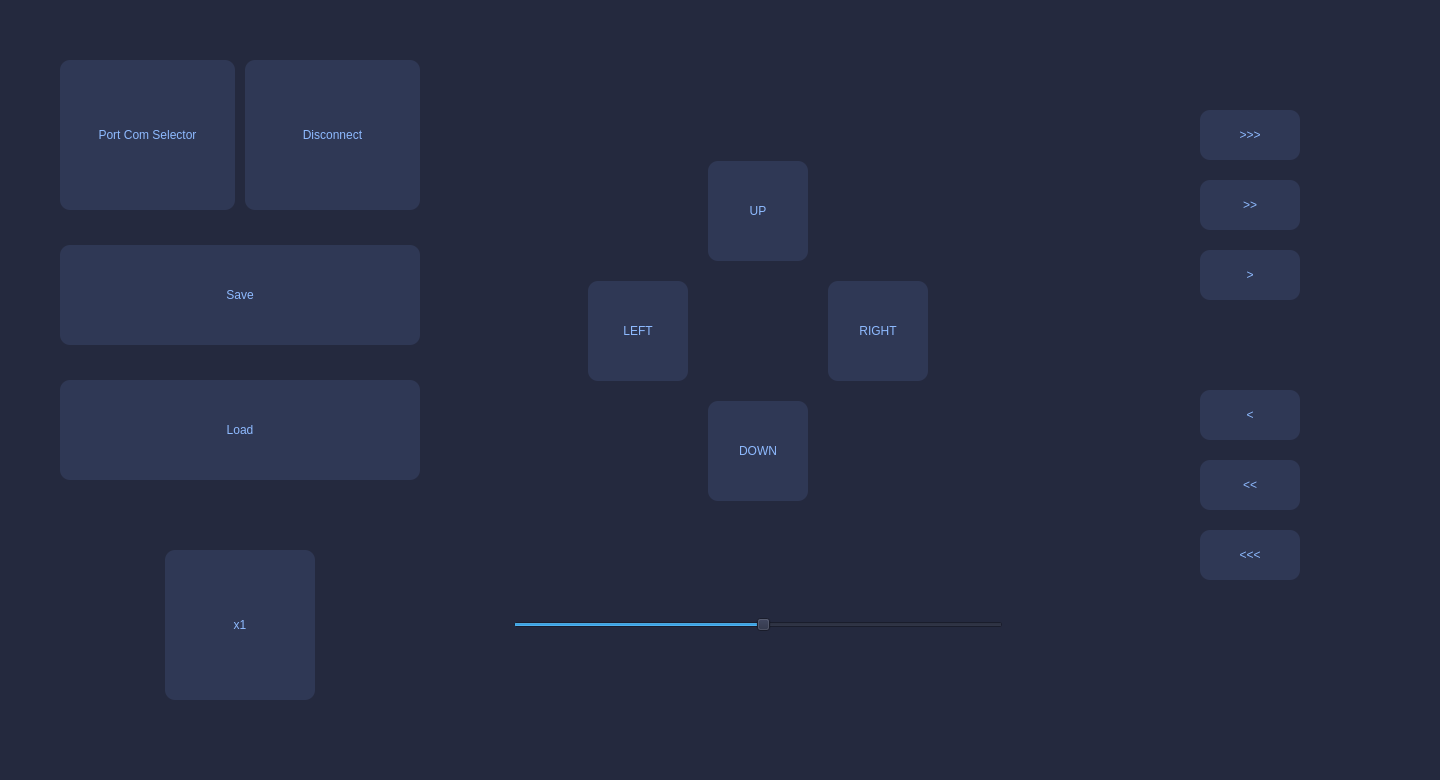
<?xml version="1.0" encoding="UTF-8"?>
<ui version="4.0">
    <class>IHM</class>
    <widget class="QMainWindow" name="IHM">
        <property name="geometry">
            <rect>
                <x>0</x>
                <y>0</y>
                <width>1440</width>
                <height>780</height>
            </rect>
        </property>
        <property name="windowTitle">
            <string>IHM</string>
        </property>
        <property name="styleSheet">
            <string notr="true">background-color: #24293e;</string>
        </property>
        <widget class="QWidget" name="centralwidget">
            <widget class="QPushButton" name="ComSelector">
                <property name="geometry">
                    <rect>
                        <x>60</x>
                        <y>60</y>
                        <width>175</width>
                        <height>150</height>
                    </rect>
                </property>
                <property name="focusPolicy">
                    <enum>Qt::ClickFocus</enum>
                </property>
                <property name="styleSheet">
                    <string notr="true">border-radius: 10px;
                        color: #8ebaff;
                        font: 700 12pt "Segoe UI";
                        background-color: #2f3855;
                        border-style: outset;
                    </string>
                </property>
                <property name="text">
                    <string>Port Com Selector</string>
                </property>
            </widget>
            <widget class="QPushButton" name="ConnectButton">
                <property name="geometry">
                    <rect>
                        <x>245</x>
                        <y>60</y>
                        <width>175</width>
                        <height>150</height>
                    </rect>
                </property>
                <property name="focusPolicy">
                    <enum>Qt::ClickFocus</enum>
                </property>
                <property name="styleSheet">
                    <string notr="true">border-radius: 10px;
                        color: #8ebaff;
                        font: 700 12pt "Segoe UI";
                        background-color: #2f3855;
                        border-style: outset;
                    </string>
                </property>
                <property name="text">
                    <string>Disconnect</string>
                </property>
            </widget>
            <widget class="QPushButton" name="Save">
                <property name="geometry">
                    <rect>
                        <x>60</x>
                        <y>245</y>
                        <width>360</width>
                        <height>100</height>
                    </rect>
                </property>
                <property name="focusPolicy">
                    <enum>Qt::ClickFocus</enum>
                </property>
                <property name="styleSheet">
                    <string notr="true">border-radius: 10px;
                        color: #8ebaff;
                        font: 700 12pt "Segoe UI";
                        background-color: #2f3855;
                        border-style: outset;
                    </string>
                </property>
                <property name="text">
                    <string>Save</string>
                </property>
            </widget>
            <widget class="QPushButton" name="Load">
                <property name="geometry">
                    <rect>
                        <x>60</x>
                        <y>380</y>
                        <width>360</width>
                        <height>100</height>
                    </rect>
                </property>
                <property name="focusPolicy">
                    <enum>Qt::ClickFocus</enum>
                </property>
                <property name="styleSheet">
                    <string notr="true">border-radius: 10px;
                        color: #8ebaff;
                        font: 700 12pt "Segoe UI";
                        background-color: #2f3855;
                        border-style: outset;
                    </string>
                </property>
                <property name="text">
                    <string>Load</string>
                </property>
            </widget>
            <widget class="QPushButton" name="zoomButton">
                <property name="geometry">
                    <rect>
                        <x>165</x>
                        <y>550</y>
                        <width>150</width>
                        <height>150</height>
                    </rect>
                </property>
                <property name="focusPolicy">
                    <enum>Qt::ClickFocus</enum>
                </property>
                <property name="styleSheet">
                    <string notr="true">border-radius: 10px;
                        color: #8ebaff;
                        font: 700 12pt "Segoe UI";
                        background-color: #2f3855;
                        border-style: outset;
                    </string>
                </property>
                <property name="text">
                    <string>x1</string>
                </property>
            </widget>
            <widget class="QSlider" name="horizontalSlider">
                <property name="geometry">
                    <rect>
                        <x>513</x>
                        <y>595</y>
                        <width>490</width>
                        <height>60</height>
                    </rect>
                </property>
                <property name="maximum">
                    <number>41</number>
                </property>
                <property name="value">
                    <number>21</number>
                </property>
                <property name="orientation">
                    <enum>Qt::Horizontal</enum>
                </property>
            </widget>
            <widget class="QPushButton" name="PositionL">
                <property name="geometry">
                    <rect>
                        <x>588</x>
                        <y>281</y>
                        <width>100</width>
                        <height>100</height>
                    </rect>
                </property>
                <property name="styleSheet">
                    <string notr="true">border-radius: 10px;
                        color: #8ebaff;
                        font: 700 12pt "Segoe UI";
                        background-color: #2f3855;
                        border-style: outset;
                    </string>
                </property>
                <property name="text">
                    <string>LEFT</string>
                </property>
            </widget>
            <widget class="QPushButton" name="PositionD">
                <property name="geometry">
                    <rect>
                        <x>708</x>
                        <y>401</y>
                        <width>100</width>
                        <height>100</height>
                    </rect>
                </property>
                <property name="styleSheet">
                    <string notr="true">border-radius: 10px;
                        color: #8ebaff;
                        font: 700 12pt "Segoe UI";
                        background-color: #2f3855;
                        border-style: outset;
                    </string>
                </property>
                <property name="text">
                    <string>DOWN</string>
                </property>
            </widget>
            <widget class="QPushButton" name="PositionU">
                <property name="geometry">
                    <rect>
                        <x>708</x>
                        <y>161</y>
                        <width>100</width>
                        <height>100</height>
                    </rect>
                </property>
                <property name="styleSheet">
                    <string notr="true">border-radius: 10px;
                        color: #8ebaff;
                        font: 700 12pt "Segoe UI";
                        background-color: #2f3855;
                        border-style: outset;
                    </string>
                </property>
                <property name="text">
                    <string>UP</string>
                </property>
            </widget>
            <widget class="QPushButton" name="PositionR">
                <property name="geometry">
                    <rect>
                        <x>828</x>
                        <y>281</y>
                        <width>100</width>
                        <height>100</height>
                    </rect>
                </property>
                <property name="styleSheet">
                    <string notr="true">border-radius: 10px;
                        color: #8ebaff;
                        font: 700 12pt "Segoe UI";
                        background-color: #2f3855;
                        border-style: outset;
                    </string>
                </property>
                <property name="text">
                    <string>RIGHT</string>
                </property>
            </widget>
            <widget class="QPushButton" name="FocusPB">
                <property name="geometry">
                    <rect>
                        <x>1200</x>
                        <y>110</y>
                        <width>100</width>
                        <height>50</height>
                    </rect>
                </property>
                <property name="styleSheet">
                    <string notr="true">border-radius: 10px;
                        color: #8ebaff;
                        font: 700 12pt "Segoe UI";
                        font: 700 12pt "Segoe UI";
                        background-color: #2f3855;
                        border-style: outset;
                    </string>
                </property>
                <property name="text">
                    <string>&gt;&gt;&gt;</string>
                </property>
            </widget>
            <widget class="QPushButton" name="FocusPM">
                <property name="geometry">
                    <rect>
                        <x>1200</x>
                        <y>180</y>
                        <width>100</width>
                        <height>50</height>
                    </rect>
                </property>
                <property name="styleSheet">
                    <string notr="true">border-radius: 10px;
                        color: #8ebaff;
                        font: 700 12pt "Segoe UI";

                        background-color: #2f3855;
                        border-style: outset;
                    </string>
                </property>
                <property name="text">
                    <string>&gt;&gt;</string>
                </property>
            </widget>
            <widget class="QPushButton" name="FocusPS">
                <property name="geometry">
                    <rect>
                        <x>1200</x>
                        <y>250</y>
                        <width>100</width>
                        <height>50</height>
                    </rect>
                </property>
                <property name="styleSheet">
                    <string notr="true">border-radius: 10px;
                        color: #8ebaff;
                        font: 700 12pt "Segoe UI";
                        background-color: #2f3855;
                        border-style: outset;
                    </string>
                </property>
                <property name="text">
                    <string>&gt;</string>
                </property>
            </widget>
            <widget class="QPushButton" name="FocusMM">
                <property name="geometry">
                    <rect>
                        <x>1200</x>
                        <y>460</y>
                        <width>100</width>
                        <height>50</height>
                    </rect>
                </property>
                <property name="styleSheet">
                    <string notr="true">border-radius: 10px;
                        color: #8ebaff;
                        font: 700 12pt "Segoe UI";
                        background-color: #2f3855;
                        border-style: outset;
                    </string>
                </property>
                <property name="text">
                    <string>&lt;&lt;</string>
                </property>
            </widget>
            <widget class="QPushButton" name="FocusMB">
                <property name="geometry">
                    <rect>
                        <x>1200</x>
                        <y>530</y>
                        <width>100</width>
                        <height>50</height>
                    </rect>
                </property>
                <property name="styleSheet">
                    <string notr="true">border-radius: 10px;
                        color: #8ebaff;
                        font: 700 12pt "Segoe UI";
                        background-color: #2f3855;
                        border-style: outset;
                    </string>
                </property>
                <property name="text">
                    <string>&lt;&lt;&lt;</string>
                </property>
            </widget>
            <widget class="QPushButton" name="FocusMS">
                <property name="geometry">
                    <rect>
                        <x>1200</x>
                        <y>390</y>
                        <width>100</width>
                        <height>50</height>
                    </rect>
                </property>
                <property name="styleSheet">
                    <string notr="true">border-radius: 10px;
                        color: #8ebaff;
                        font: 700 12pt "Segoe UI";
                        background-color: #2f3855;
                        border-style: outset;
                    </string>
                </property>
                <property name="text">
                    <string>&lt;</string>
                </property>
            </widget>

            <widget class="QLabel" name="ErrorLabel">
                <property name="geometry">
                    <rect>
                        <x>550</x>
                        <y>0</y>
                        <width>411</width>
                        <height>111</height>
                    </rect>
                </property>
                <property name="styleSheet">
                    <string notr="true">font: 700 16pt &quot;Segoe UI&quot;;
                        color: red;</string>
                </property>
                <property name="text">
                    <string/>
                </property>
                <property name="alignment">
                    <set>Qt::AlignCenter</set>
                </property>
            </widget>
        </widget>
        <widget class="QMenuBar" name="menubar">
            <property name="geometry">
                <rect>
                    <x>0</x>
                    <y>0</y>
                    <width>1440</width>
                    <height>25</height>
                </rect>
            </property>
        </widget>
        <widget class="QStatusBar" name="statusbar"/>
    </widget>
    <resources/>
    <connections/>
</ui>
